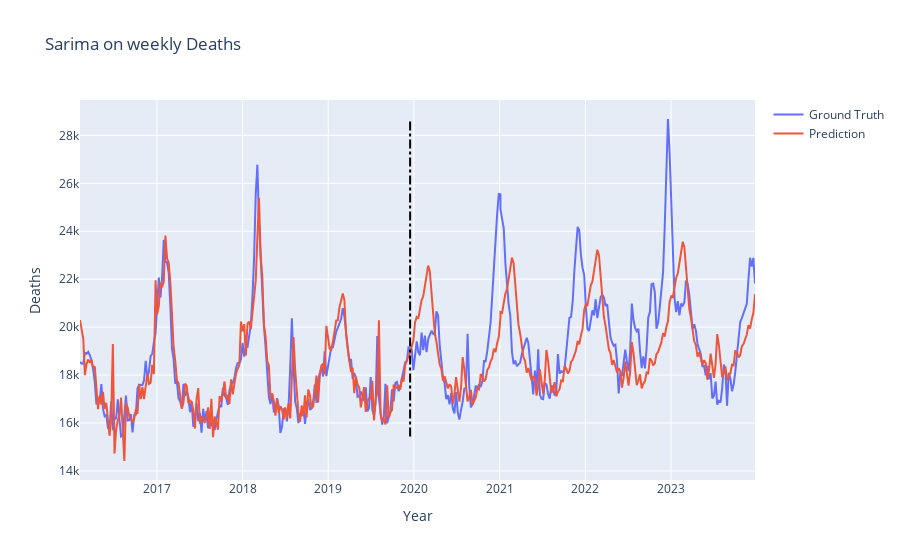

Source (notebook cell):
### Code cell
forecast = 52
pred_summary = results.get_prediction(0, len(timeseries.index)+forecast).summary_frame()
display(pred_summary.index)
plot_ci = False
pre_test = 200
display(timeseries)
timeseries_cut = timeseries[split-pre_test:]
display(timeseries_cut)
pred_summary_cut = pred_summary[split-pre_test:]
fig = go.Figure()
fig.add_trace(go.Scatter(
    x=timeseries_cut.index, 
    y=timeseries_cut, 
    mode='lines', 
    name='Ground Truth'
))
fig.add_trace(go.Scatter(
    x=timeseries_cut.index, 
    y=pred_summary_cut['mean'], 
    mode='lines', 
    name='Prediction'
))
if plot_ci:
    fig.add_trace(go.Scatter(
        x=timeseries_cut.index, 
        y=pred_summary_cut['mean_ci_lower'], 
        fill=None,
        mode='lines',
        line=dict(color='lightgrey'),
        showlegend=False
    ))
    fig.add_trace(go.Scatter(
        x=timeseries_cut.index, 
        y=pred_summary_cut['mean_ci_upper'], 
        fill='tonexty',  # fill area between trace_ci_lower and trace_ci_upper
        mode='lines',
        line=dict(color='lightgrey'),
        showlegend=False
    ))
fig.add_shape(
    dict(
        type="line",
        x0=test.index[0],
        y0=timeseries_cut.min(),  # Set y0 to a value within the plot's range
        x1=test.index[0],
        y1=timeseries_cut.max(),  # Set y1 to a value within the plot's range
        line=dict(
            color="Black",
            width=2,
            dash="dashdot",
        )
    )
)

fig.update_layout(
    title='Sarima on weekly Deaths',
    xaxis_title='Year',
    yaxis_title='Deaths'
)
fig.show()

### Figure 1 — Plotly figure (JSON) as saved in the notebook; plotly's stock layout.template omitted (floating-point values rounded to 4 significant figures; data arrays with more than 128 entries replaced by an {"elided": "..."} marker saying what was removed)
{"data": [{"mode": "lines", "name": "Ground Truth", "type": "scatter", "x": {"elided": "412 str values"}, "y": {"elided": "412 int values"}}, {"mode": "lines", "name": "Prediction", "type": "scatter", "x": {"elided": "412 str values"}, "y": {"elided": "465 float values"}}], "layout": {"shapes": [{"line": {"color": "Black", "dash": "dashdot", "width": 2}, "type": "line", "x0": "2019-12-16T00:00:00", "x1": "2019-12-16T00:00:00", "y0": 15439, "y1": 28682}], "title": {"text": "Sarima on weekly Deaths"}, "xaxis": {"title": {"text": "Year"}}, "yaxis": {"title": {"text": "Deaths"}}}}
